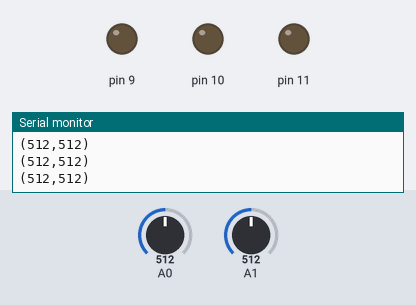
The sketch below on a simulated Arduino Uno, built with avr-gcc and run on an emulated ATmega328P. On the bench: output pins drawn as LEDs (lit = HIGH), the last lines printed to the serial monitor. Inputs (shaded band) come from the test bench; at power-on: A0 = 512, A1 = 512.

Above: at 1.2 s.
1.3 s: A0 set to 992
2.8 s: A0 set to 1017
5.8 s: A1 set to 542
8.8 s: A1 set to 566
At 10.0 s:
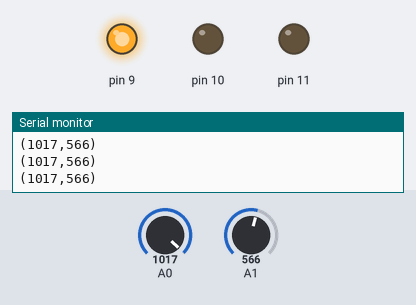
10.3 s: A1 set to 440
At 11.1 s:
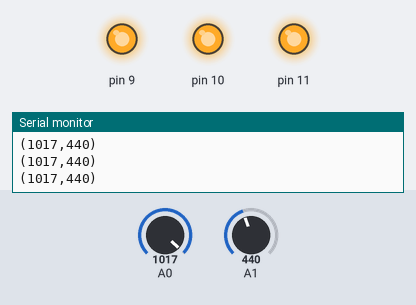
11.8 s: A0 set to 569
13.3 s: A0 set to 537
At 14.4 s:
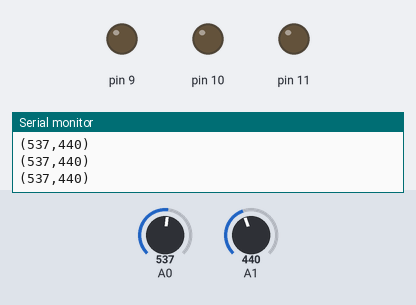
Timing chart, 0 to 15.8 s (numbered marks = the images above; inputs shaded):
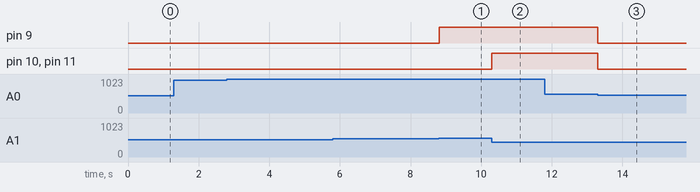

The sketch:

19-11-09joystick.ino
```cpp
void setup() {
  pinMode(A0, INPUT);
  pinMode(A1, INPUT);
  pinMode(9, OUTPUT);
  pinMode(10, OUTPUT);
  pinMode(11, OUTPUT);
  Serial.begin(9600);

}

void loop() {
  Serial.print('(');
  Serial.print(analogRead(A0));
  Serial.print(',');
  Serial.print(analogRead(A1));
  Serial.println(')');

  if(analogRead(A0) > 550 && analogRead(A1) > 550)
  {
    digitalWrite(9, HIGH);
    digitalWrite(10, LOW);
    digitalWrite(11, LOW);
  }
  else if(analogRead(A0) < 450 && analogRead(A1) > 550)
  {
    digitalWrite(9, LOW);
    digitalWrite(10, HIGH);
    digitalWrite(11, LOW);
  }
  else if(analogRead(A0) < 450 && analogRead(A1) < 450)
  {
    digitalWrite(9, LOW);
    digitalWrite(10, LOW);
    digitalWrite(11, HIGH);
  }
  else if(analogRead(A0) > 550 && analogRead(A1) < 450)
  {
    digitalWrite(9, HIGH);
    digitalWrite(10, HIGH);
    digitalWrite(11, HIGH);
  }
  else
  {
    digitalWrite(9, LOW);
    digitalWrite(10, LOW);
    digitalWrite(11, LOW);
  }
}
```

Measured:
- the behaviour switches between 550 and 551 on A1 (found by bisection; images 0 and 1)
- the behaviour switches between 551 and 550 on A0 (found by bisection; images 2 and 3)
- after the input at 8.8 s, pin 9: LOW → HIGH at once
- after the input at 10.3 s, pin 10, pin 11: LOW → HIGH at once
- after the input at 13.3 s, pin 9–11: HIGH → LOW at once
